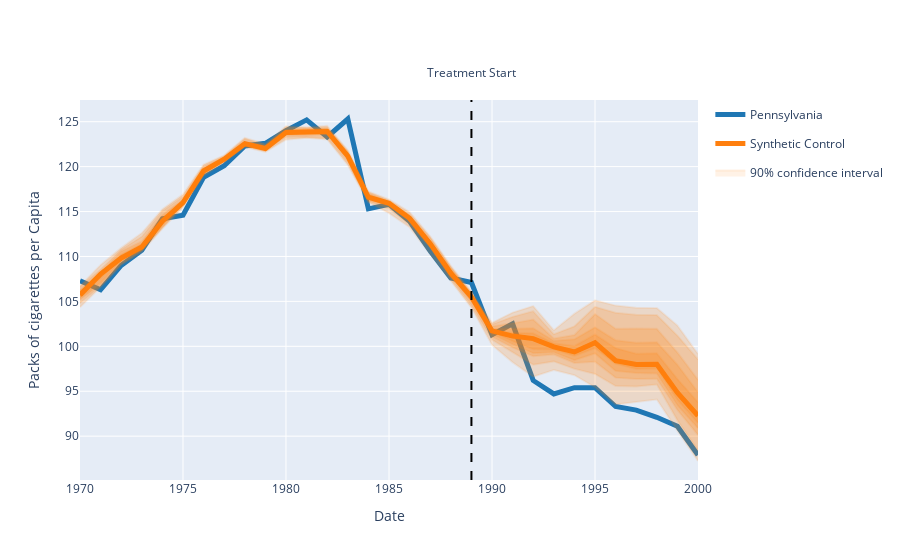

The code cell stored with this chart in its notebook:
### Code cell
sc.compare(y, y_ci, y_axis="Packs of cigarettes per Capita")
